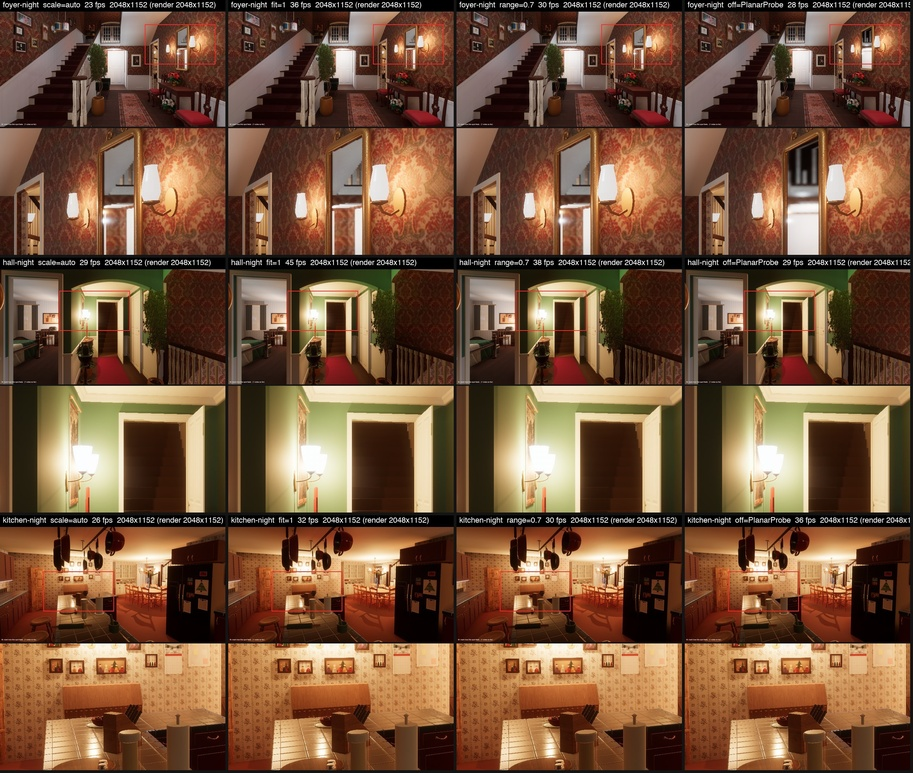
#> input picture spec/captures/perf/fs-nightB-picks.jpg, 913 x 773 px, shrunk from 2592 x 2196 before the run
$ python gaps.py ../../spec/captures/perf/fs-nightB-picks.jpg ../../spec/captures/perf/atlas-8192-vs-16384-night.jpg
#> lines starting #> are read from the running program, lines starting #| are printed output that depends on the picture; after the words box and inside, x2 and y2 are one past the last pixel; in counts of white or black regions, pixels touching at a corner belong together
import cv2, numpy as np, sys, json
mask=cv2.imread(sys.argv[1],0)>0
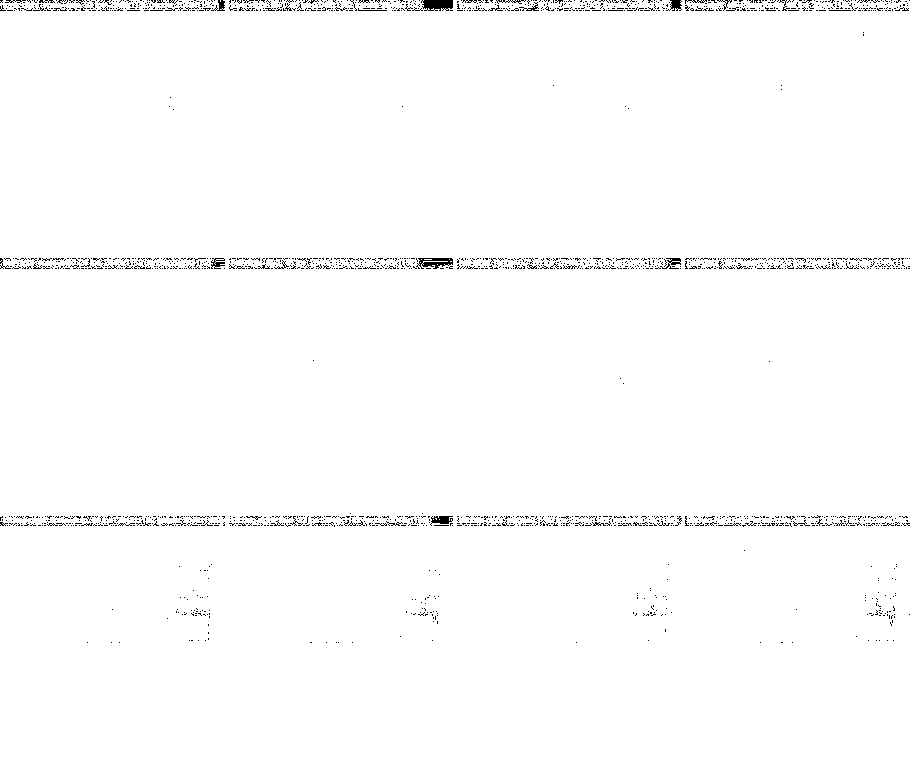
#> mask: shape (773, 913) bool; 98.9% white; black in thin lines or dots, all inside (x1, y1, x2, y2) = (0, 0, 910, 643)
#> (the run stopped early here; a loop or call above may not have finished)

$ run again, on spec/captures/perf/fullscreen-5k-scale-100-75-50-38.jpg
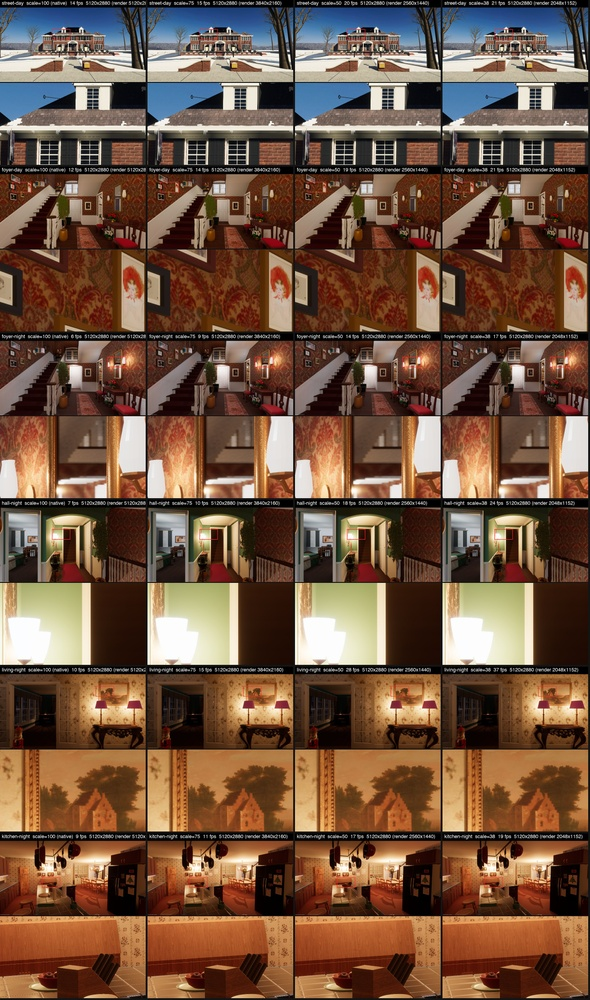
#> input picture spec/captures/perf/fullscreen-5k-scale-100-75-50-38.jpg, 590 x 1000 px, shrunk from 2592 x 4392 before the run
#> `mask=cv2.imread(sys.argv[1],0)>0`:
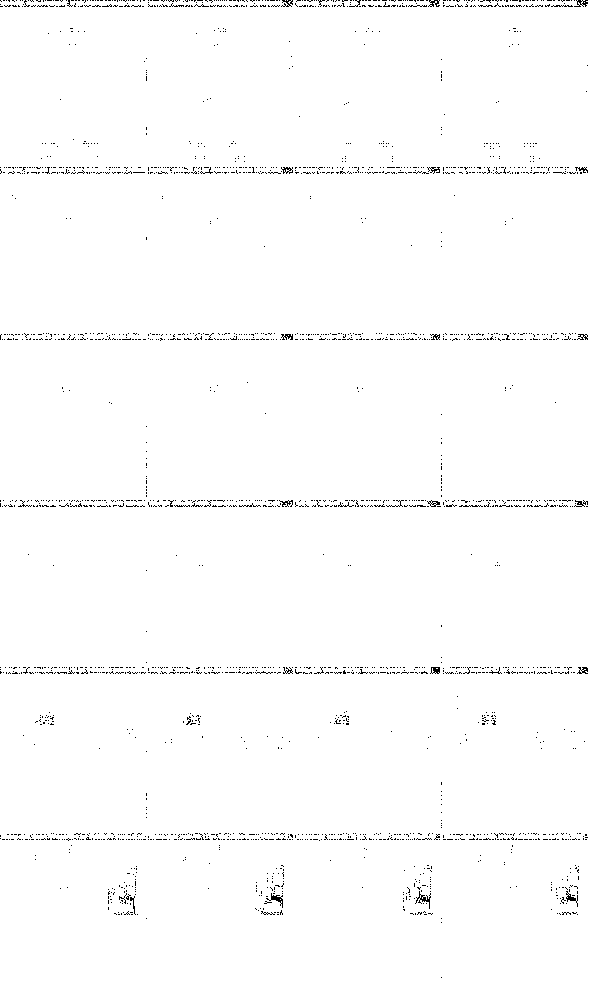
#> mask: shape (1000, 590) bool; 98.8% white; black in thin lines or dots

$ run again, on spec/captures/perf/house-split-sheet.jpg
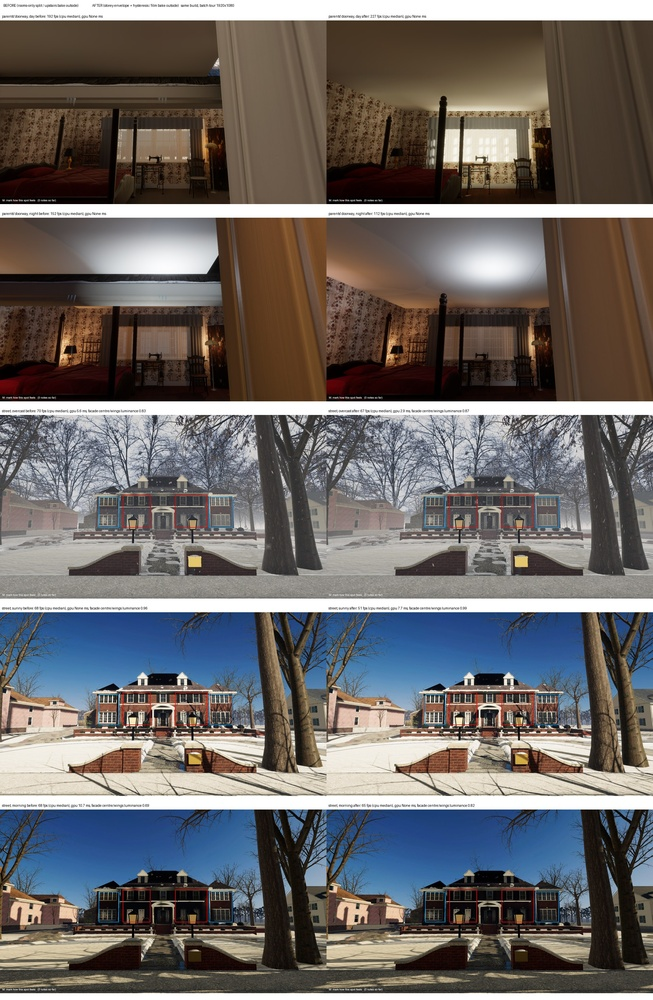
#> input picture spec/captures/perf/house-split-sheet.jpg, 653 x 1000 px, shrunk from 1920 x 2940 before the run
#> `mask=cv2.imread(sys.argv[1],0)>0`:
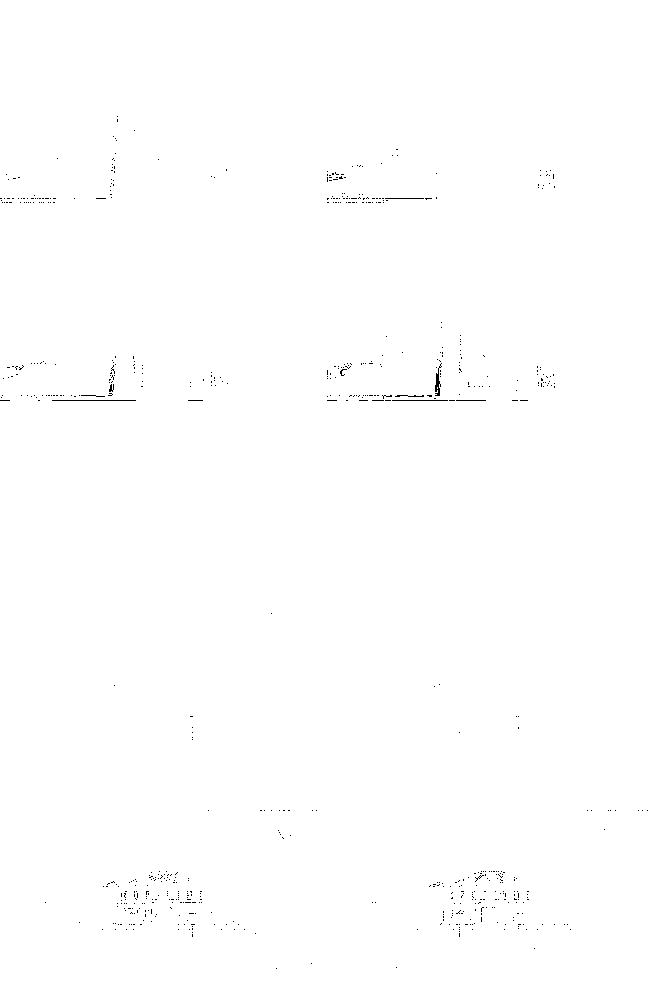
#> mask: shape (1000, 653) bool; 99.8% white; black in thin lines or dots, all inside (x1, y1, x2, y2) = (0, 116, 648, 969)
